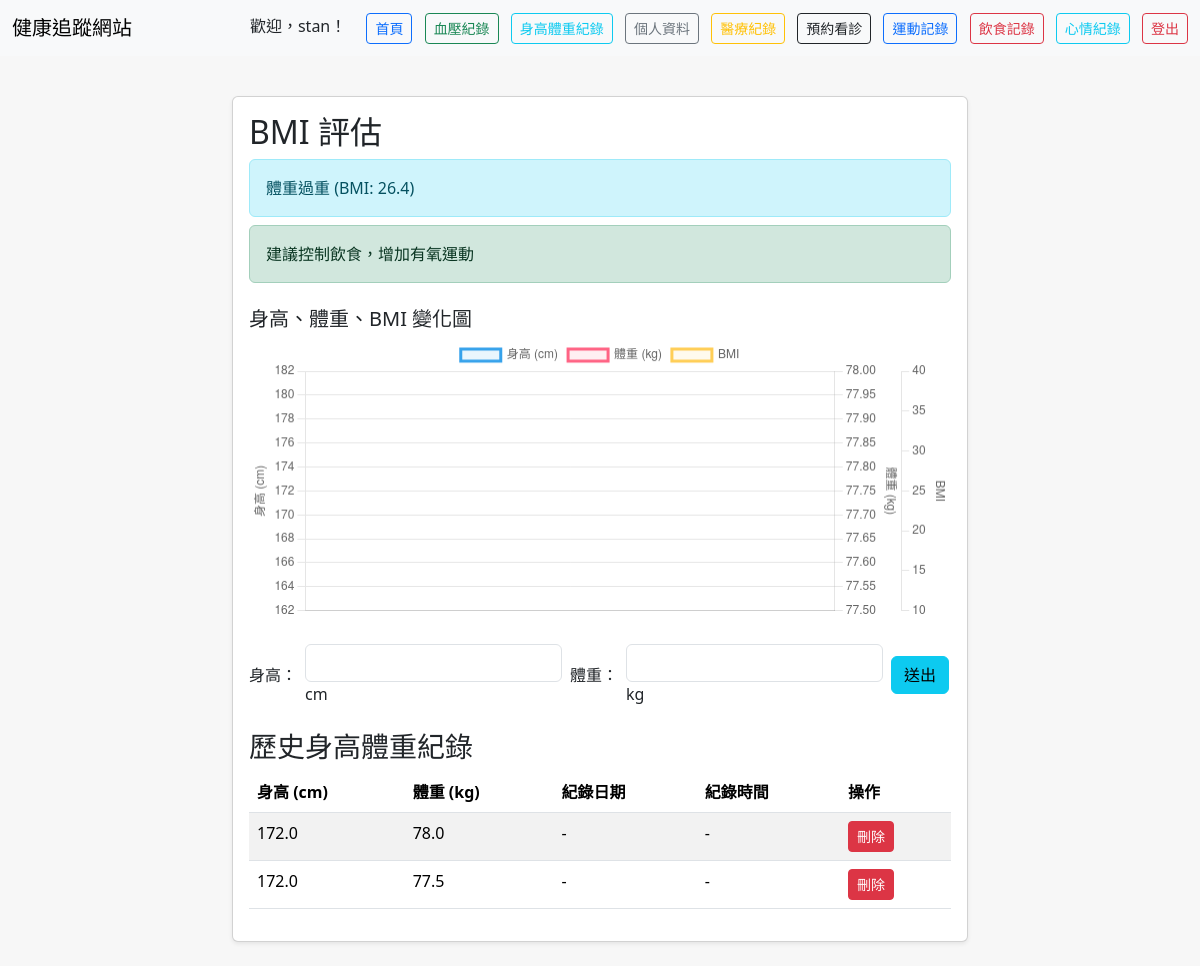
The page /height_weight (signed in) on the database as committed earlier.
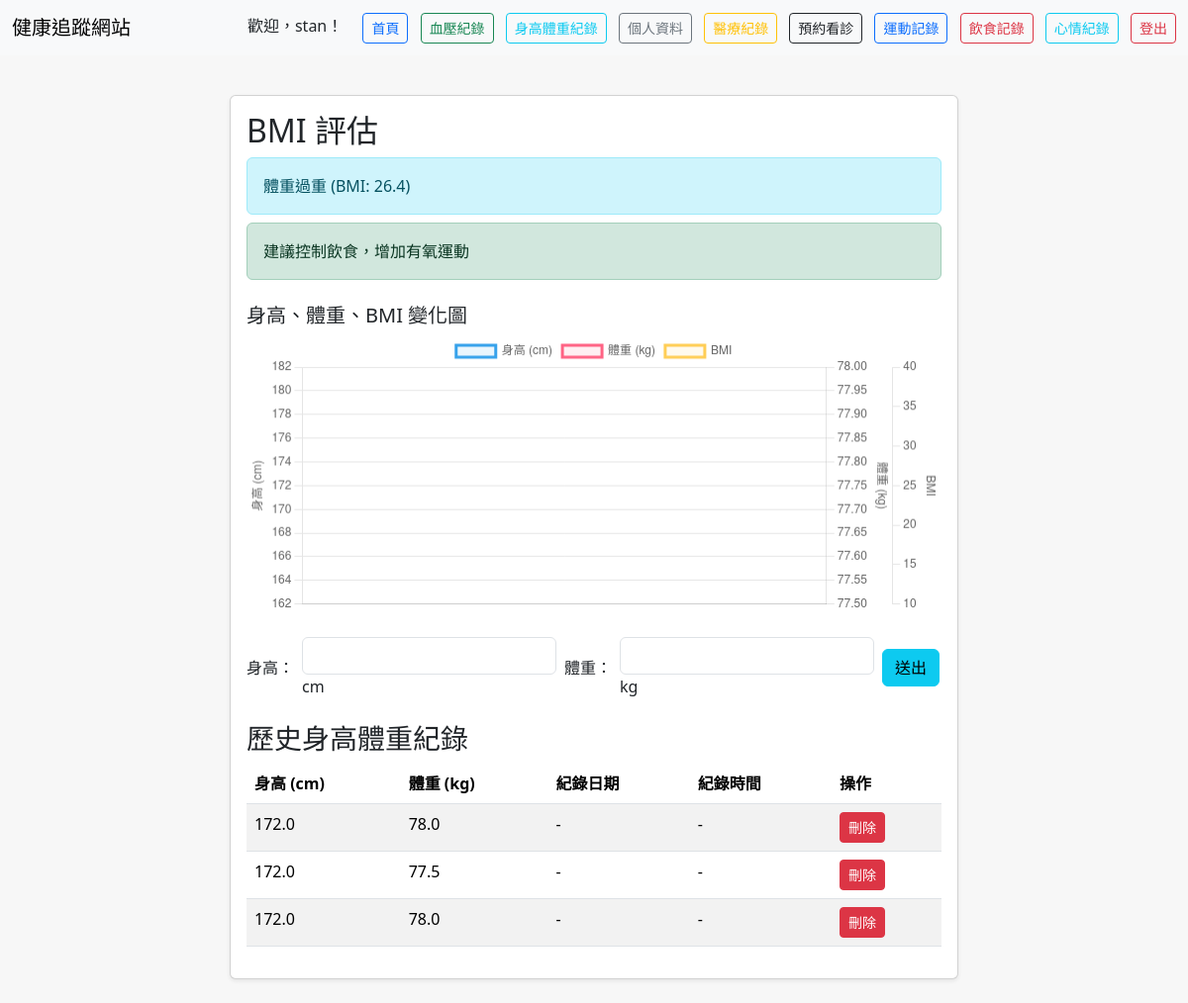
The same page on the database as committed later.
### tables this page shows
CREATE TABLE height_weight (
            id INTEGER PRIMARY KEY AUTOINCREMENT,
            user_id INTEGER,
            height REAL,
            weight REAL,
            created_at TIMESTAMP DEFAULT CURRENT_TIMESTAMP, notes TEXT, date TEXT, recorded_at TEXT,
            FOREIGN KEY(user_id) REFERENCES users(id)
        );

### app.py (the view)
@app.route('/height_weight')
def height_weight():
    user = get_current_user()
    if not user:
        return redirect(url_for('login'))
    health_service = get_health_service()
    if request.args.get('delete_id'):
        delete_id = int(request.args.get('delete_id'))
        health_service.delete_height_weight_record(delete_id, user['id'])
        flash('身高體重紀錄已刪除')
        return redirect(url_for('height_weight'))
    hw_records = health_service.get_height_weight_records(user['id'])
    hw_list = []
    for record in hw_records:
        hw_list.append({
            'id': record['id'],
            'height': record['height'],
            'weight': record['weight'],
            'created_at': record.get('date', record.get('created_at', ''))
        })
    latest_hw = hw_list[0] if hw_list else None
    gender, birthday = health_service.get_user_profile(user['id'])
    _, age = health_service.calculate_age_and_days(birthday)
    evaluation = health_service.evaluate_bmi(latest_hw, gender, age)
    return render_template('height_weight.html',
                         hw_list=hw_list,
                         evaluation=evaluation,
                         username=user['username'])

### app.py (called while the page is built)
def get_current_user():
    username = session.get('username')
    if not username:
        return None
    auth_service = get_auth_service()
    user = auth_service.get_user_by_username(username)
    if user:
        return {
            'id': user.id,
            'username': user.username,
            'password': user.password,
            'email': user.email,
            'gender': user.gender,
            'birthday': user.birthday,
            'created_at': user.created_at
        }
    return None

### di_container.py (called while the page is built)
def get_container() -> DIContainer:
    if _container is None:
        raise RuntimeError("Container not initialized. Call initialize_container() first.")
    return _container

def get_auth_service():
    return get_container().get_auth_service()

def get_health_service():
    return get_container().get_health_service()

    def get_auth_service(self):
        return self._services['auth']

    def get_health_service(self):
        return self._services['health']

### services/health_evaluation_service.py (called while the page is built)
    def calculate_bmi(self, height: float, weight: float) -> float:
        if height <= 0 or weight <= 0:
            return 0.0
        height_m = height / 100  # Convert cm to meters
        return weight / (height_m * height_m)

### templates/height_weight.html (shortened to what the changed rows need)
<!DOCTYPE html>
<html lang="zh-Hant">
<head>
    <link href="https://cdn.jsdelivr.net/npm/bootstrap@5.3.2/dist/css/bootstrap.min.css" rel="stylesheet">
</head>
<body>
    <div class="container">
      <div class="row justify-content-center">
        <div class="col-md-8">
          <div class="card shadow-sm mb-4">
            <div class="card-body">
              <h2 class="card-title">BMI 評估</h2>
              <table class="table table-striped">
                <thead>
                  <tr>
                    <th>身高 (cm)</th>
                    <th>體重 (kg)</th>
                    <th>紀錄日期</th>
                    <th>紀錄時間</th>
                    <th>操作</th>
                  </tr>
                </thead>
                <tbody>
                {% for hw in hw_list %}
                  <tr>
                    <td>{{ hw.height }}</td>
                    <td>{{ hw.weight }}</td>
                    <td>{% if hw.created_at and '-' in hw.created_at %}{{ hw.created_at[:10] }}{% else %}-{% endif %}</td>
                    <td>{% if hw.created_at and ':' in hw.created_at %}{{ hw.created_at[11:16] }}{% else %}-{% endif %}</td>
                    <td>
                      <a href="{{ url_for('height_weight', delete_id=hw.id) }}" class="btn btn-sm btn-danger" onclick="return confirm('確定要刪除這筆身高體重紀錄嗎？')">刪除</a>
                    </td>
                  </tr>
                {% else %}
                  <tr><td colspan="5">尚無紀錄</td></tr>
                {% endfor %}
                </tbody>
              </table>
            </div>
          </div>
        </div>
      </div>
    </div>
    <script>
      // 準備資料（最舊到最新）
      const hwList = JSON.parse('{{ hw_list|tojson|safe }}');
      hwList.reverse();
      const labels = hwList.map(hw => hw.created_at);
      const heights = hwList.map(hw => hw.height);
      const weights = hwList.map(hw => hw.weight);
      const bmis = hwList.map(hw => (hw.height > 0 ? (hw.weight / ((hw.height/100)*(hw.height/100))).toFixed(1) : null));
      const ctx = document.getElementById('hwBmiChart').getContext('2d');
      new Chart(ctx, {
        type: 'line',
        data: {
          labels: labels,
          datasets: [
            {
              label: '身高 (cm)',
              data: heights,
              borderColor: 'rgba(54, 162, 235, 1)',
              backgroundColor: 'rgba(54, 162, 235, 0.1)',
              yAxisID: 'y',
              tension: 0.3,
              fill: false
            },
            {
              label: '體重 (kg)',
              data: weights,
              borderColor: 'rgba(255, 99, 132, 1)',
              backgroundColor: 'rgba(255, 99, 132, 0.1)',
              yAxisID: 'y1',
              tension: 0.3,
              fill: false
            },
            {
              label: 'BMI',
              data: bmis,
              borderColor: 'rgba(255, 206, 86, 1)',
              backgroundColor: 'rgba(255, 206, 86, 0.1)',
              yAxisID: 'y2',
              tension: 0.3,
              fill: false
            }
          ]
        },
        options: {
          responsive: true,
          plugins: {
            legend: { position: 'top' },
            title: { display: false }
          },
          scales: {
            y: {
              type: 'linear',
              position: 'left',
              title: { display: true, text: '身高 (cm)' },
              beginAtZero: false
            },
            y1: {
              type: 'linear',
              position: 'right',
              title: { display: true, text: '體重 (kg)' },
              grid: { drawOnChartArea: false },
              beginAtZero: false
            },
            y2: {
              type: 'linear',
              position: 'right',
              title: { display: true, text: 'BMI' },
              grid: { drawOnChartArea: false },
              beginAtZero: false,
              min: 10,
              max: 40
            }
          }
        }
      });
    </script>
</body>
</html>

Rows that differ between the two databases and show on the page:
added height_weight: height "172.0", weight "78.0"
